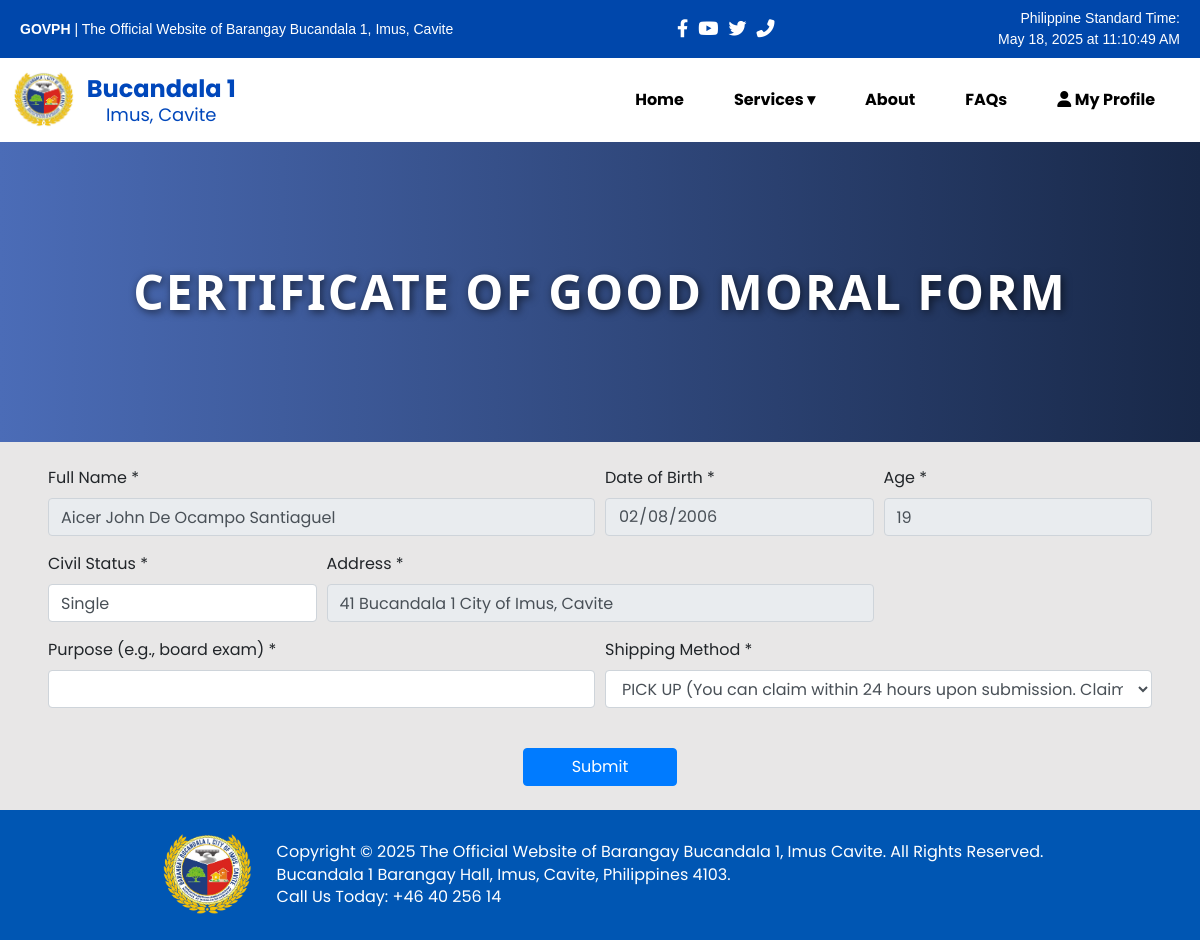
Screenshot of /chatbot-main/forms/certificate-of-good-moral.php (signed in) with the database file from the repository.
### tables this page shows
CREATE TABLE `users` (
  `id` int(11) NOT NULL,
  `first_name` varchar(100) NOT NULL,
  `middle_name` varchar(100) DEFAULT NULL,
  `last_name` varchar(100) NOT NULL,
  `address` varchar(255) NOT NULL,
  `email` varchar(150) NOT NULL,
  `username` varchar(100) NOT NULL,
  `password` varchar(255) NOT NULL,
  `dob` date NOT NULL,
  `gender` enum('Male','Female') NOT NULL,
  `civil_status` enum('Single','Married','Widowed') NOT NULL,
  `government_id` varchar(100) NOT NULL,
  `id_number` varchar(100) NOT NULL,
  `emergency_contact_name` varchar(150) NOT NULL,
  `emergency_contact_number` varchar(50) NOT NULL,
  `profile_pic` varchar(255) DEFAULT NULL,
  `dependents` text DEFAULT NULL,
  `status` enum('pending','approved','rejected') NOT NULL DEFAULT 'pending',
  `created_at` timestamp NOT NULL DEFAULT current_timestamp(),
  `updated_at` timestamp NOT NULL DEFAULT current_timestamp() ON UPDATE current_timestamp(),
  `is_admin` tinyint(1) NOT NULL DEFAULT 0
);

### chatbot-main/forms/certificate-of-good-moral.php (the view, shortened to what this page needs)
<?php
require_once('../session_check.php');
$servername = "localhost";
$username_db = "root";
$password_db = "";
$dbname = "barangay_db";
try {
    $dsn = "mysql:host=$servername;dbname=$dbname;charset=utf8mb4";
    $pdo = new PDO($dsn, $username_db, $password_db, [
        PDO::ATTR_ERRMODE => PDO::ERRMODE_EXCEPTION,
        PDO::ATTR_DEFAULT_FETCH_MODE => PDO::FETCH_ASSOC,
    ]);
} catch (PDOException $e) {
    die("Connection failed: " . $e->getMessage());
}
$user_data = null;
if (isset($_SESSION['user_id'])) {
    try {
        $stmt = $pdo->prepare("SELECT * FROM users WHERE id = ?");
        $stmt->execute([$_SESSION['user_id']]);
        $user_data = $stmt->fetch();
    } catch (PDOException $e) {
        $user_data = null;
    }
}
?>
<!DOCTYPE html>
<html lang="en">
<head>
    <link rel="stylesheet" href="https://cdnjs.cloudflare.com/ajax/libs/twitter-bootstrap/4.3.1/css/bootstrap.min.css" />
    <link rel="stylesheet" href="https://cdnjs.cloudflare.com/ajax/libs/font-awesome/6.4.0/css/all.min.css">
    <link rel="stylesheet" href="../css/contact.css" />
</head>
<body>
    <div class="header-bar">
  <div class="header-container">
    <div class="left-section">
      GOVPH
      <span>| The Official Website of Barangay Bucandala 1, Imus, Cavite</span>
    </div>
    <div class="social-icons">
      <a href="https://www.facebook.com/profile.php?id=100085126650282"><i class="fab fa-facebook-f"></i></a>
      <a href="#"><i class="fab fa-youtube"></i></a>
      <a href="#"><i class="fab fa-twitter"></i></a>
      <a href="#"><i class="fas fa-phone-alt"></i></a>
    </div>
    <div class="time-section">
      <div>Philippine Standard Time:</div>
      <div id="dateTimePH">Loading time...</div>
    </div>
  </div>
</div>
<nav style="display: flex; align-items: center; padding: 10px;">
  <div class="logo-container keep-on-mobile">
  <img src="../image/imus-logo.png" alt="Barangay Logo" class="logo-img">
  <div class="logo-text">
    <span class="barangay-name">Bucandala 1</span><br>
    <span class="barangay-location">Imus, Cavite</span>
  </div>
</div>
<nav class="main-nav" id="mainNav">
  <a href="../index.php">Home</a>
  <div class="dropdown">
    <a href="#online-services-section" class="dropbtn">Services ▾</a>
  </div>
  <a href="../contact.php">About</a>
  <a href="../faq.php">FAQs</a>
  <a href="../profile.php"><i class="fas fa-user"></i> My Profile</a>
</nav>
</nav>
    <div class="header-banner">Certificate of Good Moral Form</div>
    <div class="container-fluid px-5 py-4">
<form method="POST" action="certificate-of-good-moral.php" id="goodMoralForm">
    <div class="form-row">
        <div class="form-group col-md-6">
            <label>Full Name *</label>
            <input type="text" name="full_name" class="form-control" required readonly value="<?php echo htmlspecialchars($_POST['full_name'] ?? ($user_data ? trim($user_data['first_name'] . ' ' . ($user_data['middle_name'] ?? '') . ' ' . $user_data['last_name']) : '')); ?>">
        </div>
        <div class="form-group col-md-3">
            <label>Date of Birth *</label>
            <input type="date" name="date_of_birth" class="form-control" required readonly value="<?php echo htmlspecialchars($_POST['date_of_birth'] ?? ($user_data['dob'] ?? '')); ?>">
        </div>
        <div class="form-group col-md-3">
            <label>Age *</label>
        </div>
        <div class="form-group col-md-3">
            <label>Civil Status *</label>
            <input type="text" name="civil_status" class="form-control" required value="<?php echo htmlspecialchars($_POST['civil_status'] ?? ($user_data['civil_status'] ?? '')); ?>">
        </div>
        <div class="form-group col-md-6">
            <label>Address *</label>
            <input type="text" name="address" class="form-control" required readonly value="<?php echo htmlspecialchars($_POST['address'] ?? ($user_data['address'] ?? '')); ?>">
        </div>
        <div class="form-group col-md-6">
            <label>Purpose (e.g., board exam) *</label>
            <input type="text" name="purpose" class="form-control" required value="<?php echo htmlspecialchars($_POST['purpose'] ?? ''); ?>">
        </div>
                <div class="form-group col-md-6">
                    <label>Shipping Method *</label>
                </div>
            </div>
            <div class="text-center mt-4">
                <button type="submit" class="btn btn-primary px-5">Submit</button>
            </div>
        </form>
    </div>
    <div class="footer">
        <div class="footer-content">
        <img src="../image/imus-logo.png" alt="Barangay Logo" class="footer-logo">
        <div class="footer-text">
                <p>Copyright &copy; 2025 The Official Website of Barangay Bucandala 1, Imus Cavite. All Rights Reserved.</p>
                <p>Bucandala 1 Barangay Hall, Imus, Cavite, Philippines 4103.</p>
                <p>Call Us Today: +46 40 256 14</p>
            </div>
        </div>
    </div>
    <iframe src="../chatbot.php"
        style="position: fixed; bottom: 10px; right: 10px; width: 340px; height: 800px; border: none; z-index: 999;">
    </iframe>
</body>
</html>

### chatbot-main/css/contact.css (style rules this page uses)
body { height: 100%; margin: 0; display: flex; flex-direction: column; font-family: 'Poppins', sans-serif; background-color: #b9b4b4; }
.header-container { display: flex; align-items: center; justify-content: flex-start; }
nav { background-color: #ffffff; padding: 20px; text-align: center; position: sticky; top: 0; z-index: 1000; transition: all 0.6s cubic-bezier(0.25, 1, 0.5, 1); box-shadow: none; transform: translateY(0); }
nav a { margin: 0 15px; color: #000000; text-decoration: none; font-weight: bold; }
.dropdown { display: inline-block; position: relative; }
.dropbtn { cursor: pointer; }
.footer { width: 100%; padding: 20px; background-color: #0056b3; color: white; margin-top: 0px; }
.footer-content { display: flex; align-items: center; justify-content: center; gap: 20px; flex-wrap: wrap; text-align: left; }
.footer-logo { width: 100px; height: auto; }
.footer-text p { margin: 0; line-height: 1.4; }
body::before { content: ""; position: fixed; top: 0; left: 0; width: 100%; height: 100%; background: rgba(255, 255, 255, 0.678); z-index: -1; }
.logo-container { display: flex; align-items: center; flex-wrap: nowrap; margin-right: auto; }
.logo-img { height: 60px; margin-right: 10px; flex-shrink: 0; }
.logo-text { line-height: 1.2; white-space: nowrap; }
.barangay-name { font-size: 24px; font-weight: bold; color: #0047BB; }
.barangay-location { font-size: 18px; color: #0047BB; }
.main-nav { display: flex; gap: 20px; align-items: center; }
.header-bar { background-color: #0047AB; color: white; font-family: Arial, sans-serif; font-size: 14px; padding: 8px 20px; }
.header-container { display: flex; justify-content: space-between; align-items: center; flex-wrap: wrap; }
.left-section { font-weight: bold; }
.left-section span { font-weight: normal; }
.social-icons { display: flex; gap: 10px; font-size: 18px; }
.social-icons a { color: white; text-decoration: none; }
.time-section { text-align: right; }
.header-banner { width: 100%; height: 300px; display: flex; align-items: center; justify-content: center; background: linear-gradient(to right, #4b6cb7, #182848); color: white; text-align: center; font-size: 48px; font-family: 'Segoe UI', Tahoma, Geneva, Verdana, sans-serif; font-weight: 700; letter-spacing: 2px; text-transform: uppercase; text-shadow: 2px 2px 8px rgba(0, 0, 0, 0.6); }

### rows the page displays
users: full_name "Aicer John De Ocampo Santiaguel", date_of_birth "02/08/2006", civil_status "Single", address "41 Bucandala 1 City of Imus, Cavite"
